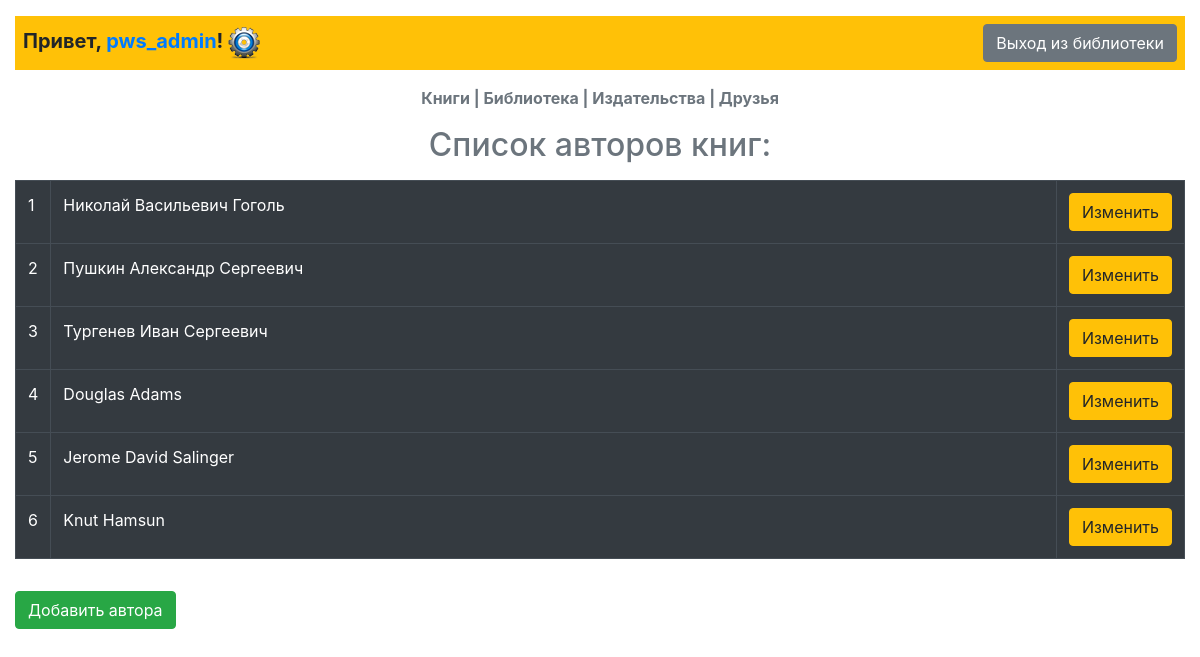
Page /authors/ (signed in) on the committed database.
### p_library/models.py (models this page shows, shortened)
class Author(models.Model):
    full_name = models.TextField(
        verbose_name=u'Имя'
        )
    birth_year = models.SmallIntegerField(
        verbose_name=u'Год рождения'
        )
    country = models.CharField(
        verbose_name=u'Страна',
        max_length=2
        )
    class Meta:
        verbose_name = 'Автор'
        verbose_name_plural = 'Авторы'

### p_library/views.py (the view)
# urls.py: path('authors/', views.author_list, name='author_list'),
def author_list(request):
    template = loader.get_template('author_list.html')
    authors = Author.objects.all()
    github_url = get_extra_data(request)
    context = {
        "authors": authors,
        "github_url": github_url,
    }
    if request.user.is_authenticated:
        return HttpResponse(template.render(context, request))
    return log_in(request, template, context)

### p_library/views.py (called while the page is built)
def get_extra_data(request):
    try:
        github_url = SocialAccount.objects.get(provider='github', user=request.user).extra_data['html_url']
    except:
        github_url = None
    return github_url

### templates/author_list.html (shortened to what this page needs)
{% extends 'base.html' %}
{% block links %}
    <div class="d-flex justify-content-between align-items-center bg-warning">
        <div class="mx-2 my-2 h5 font-weight-bold">Привет,
            {% if github_url %}
            <a class="text-primary" href="{{ github_url }}">{{ user }}</a>!
            {% elif user.is_superuser %}
            <a class="text-primary" href="/admin/">{{ user }}</a>!
            {% else %}
            <span class="text-primary">{{ user }}</span>!
            {% endif %}
            <a class="text-secondary" href="{%url 'p_library:user_edit'%}"><img src="/media/icon/settings.ico" alt=""></a>
        </div>
        <a class="btn btn-secondary mx-2 my-2" href="{%url 'p_library:logout'%}">Выход из библиотеки</a>
    </div>
    <div class="text-secondary text-center font-weight-bold my-3">
        <a class="text-secondary text-decoration-none" href="{%url 'p_library:book_list'%}">Книги</a> |
        <a class="text-secondary text-decoration-none" href="{%url 'p_library:library'%}">Библиотека</a> |
        <a class="text-secondary text-decoration-none" href="{%url 'p_library:publisher_list'%}">Издательства</a> |
        <a class="text-secondary text-decoration-none" href="{%url 'p_library:friend_list'%}">Друзья</a>
    </div>
{% endblock %}
{% block title_h2 %}Список авторов книг:{% endblock %}
{% block content %}
    <table class="table table-dark table-stripped table-hover">
        {% for author in authors %}
        <tr class="table-bordered">
            <td style="width:20px;">{{ forloop.counter }}</td>
            <td>{{ author.full_name }}</td>
            <td style="width:20px;text-align:right;"><a class="btn btn-warning" href="{%url 'p_library:author_update' author.id %}">Изменить</a></td>
        </tr>
        {% endfor %}
    </table>
    <a class="btn btn-success my-3" href="{%url 'p_library:author_create'%}">Добавить автора</a>
{% endblock %}

### rows in the picture
Author: full_name "Николай Васильевич Гоголь"
Author: full_name "Пушкин Александр Сергеевич"
Author: full_name "Тургенев Иван Сергеевич"
Author: full_name "Douglas Adams"
Author: full_name "Jerome David Salinger"
Author: full_name "Knut Hamsun"

### other values in the picture
{{ user }} "pws_admin"
